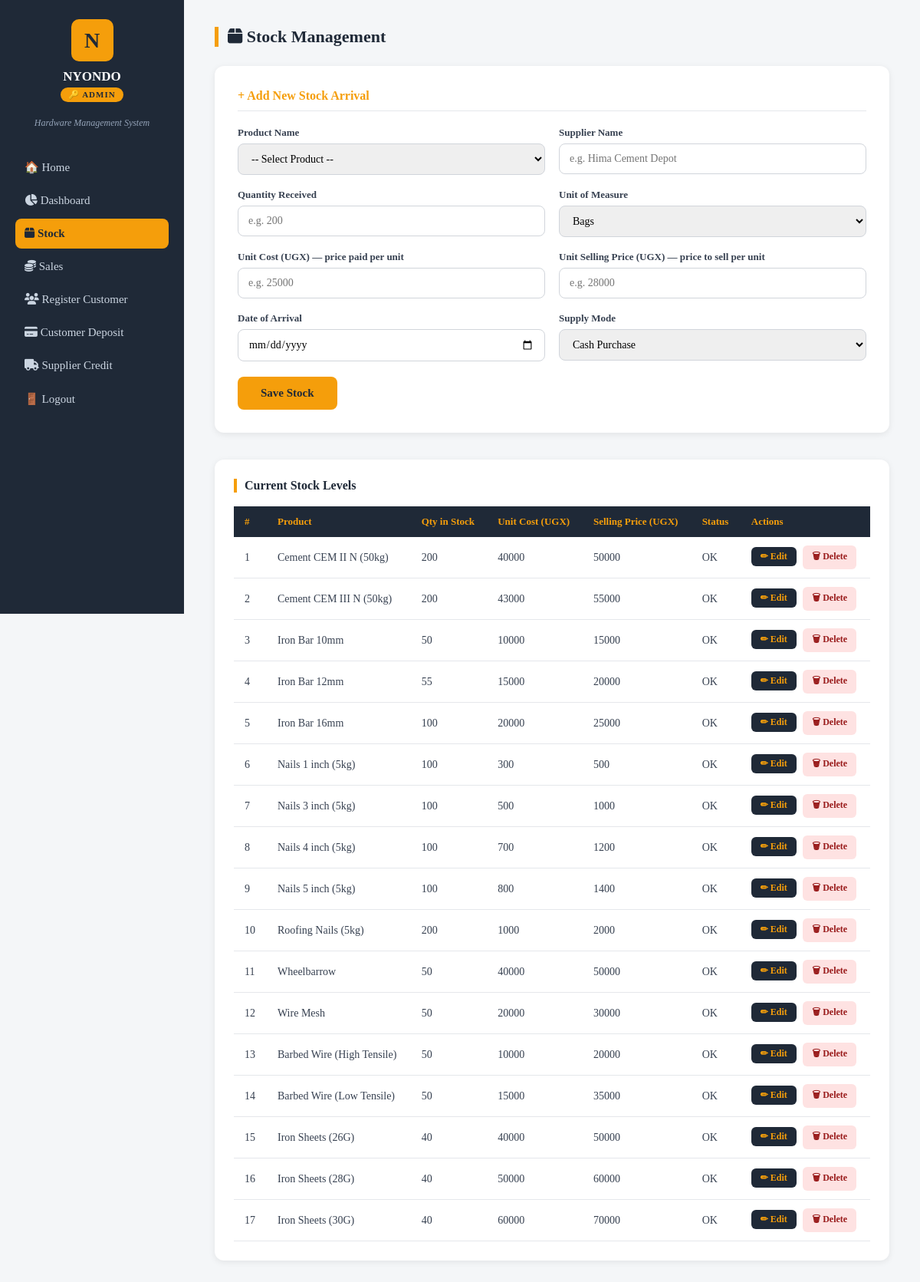
The app's page /stock/ (signed in), older data.
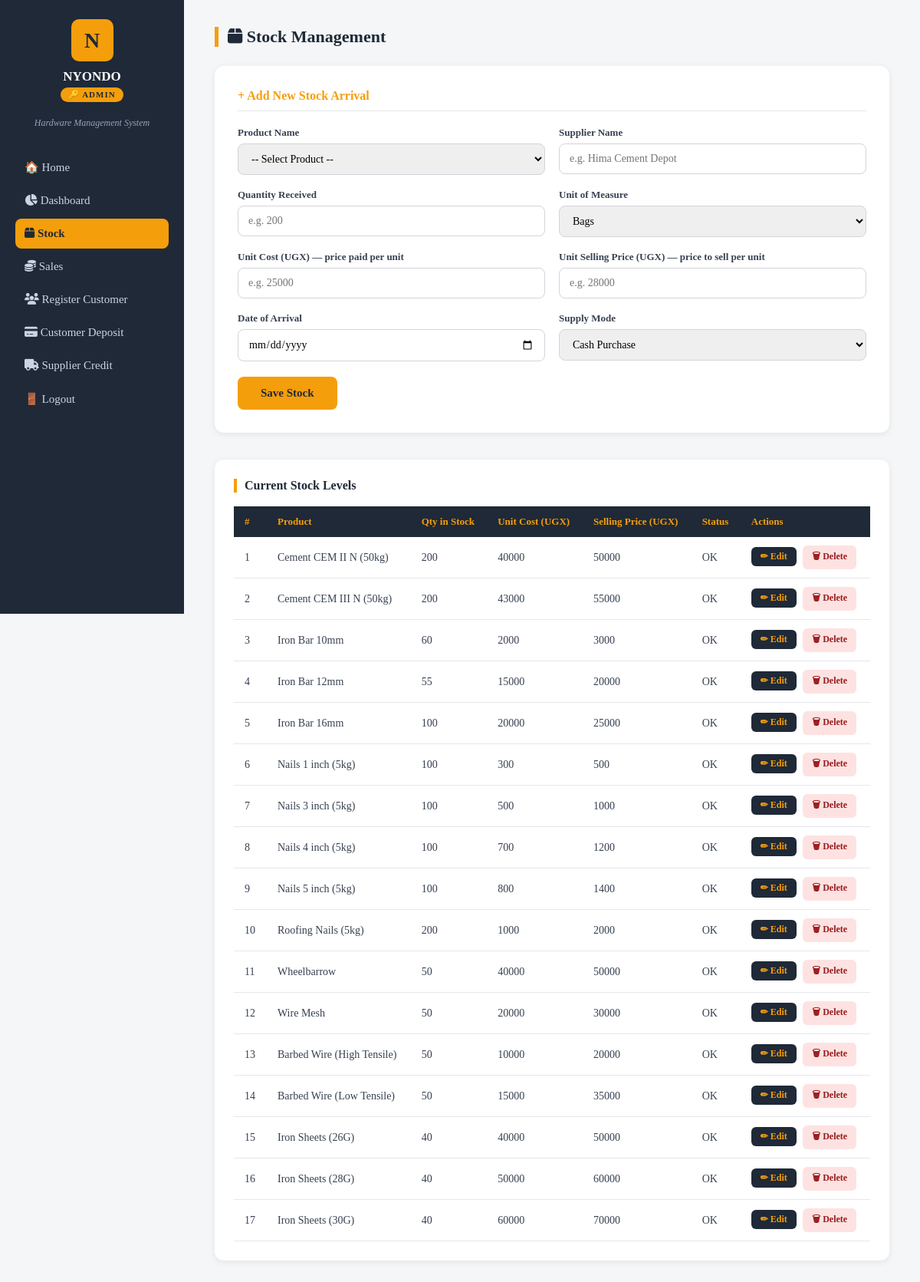
The same page, newer data.
### nyondoapp/models.py (models this page shows, shortened)
class Product(models.Model):
    name = models.CharField(max_length=200)
    unit_cost = models.DecimalField(max_digits=10, decimal_places=2)  # buying price
    unit_price = models.DecimalField(max_digits=10, decimal_places=2)  # selling price
    quantity = models.IntegerField(default=0)  # current stock level

### nyondoapp/views.py (the view, shortened to what this page needs)
# urls.py: path('stock/', views.stock, name='stock'),
@login_required
def stock(request):
    role = get_user_role(request.user)
    if role == 'salesperson':
        messages.error(request, 'You are not authorized to access stock management.')
        return redirect('/dashboard/salesperson/')
    products = Product.objects.all()
    return render(request, 'stock.html', {'products': products})

### nyondoapp/views.py (called while the page is built)
def get_user_role(user):
    groups = user.groups.values_list('name', flat=True)
    if 'admin' in groups:
        return 'admin'
    elif 'salesperson' in groups:
        return 'salesperson'
    elif 'stockmanager' in groups:
        return 'stockmanager'
    return None

### nyondoapp/templates/stock.html (shortened to what the changed rows need)
<!doctype html>
<html lang="en">
  <head>
    <link rel="stylesheet" href="https://cdnjs.cloudflare.com/ajax/libs/font-awesome/6.5.1/css/all.min.css" />
  </head>
  <body>
    <div class="sidebar">
      <h2>NYONDO</h2>
    </div>
    <div class="main">
      <div class="table-section">
        <table>
          <thead>
            <tr>
              <th>#</th>
              <th>Product</th>
              <th>Qty in Stock</th>
              <th>Unit Cost (UGX)</th>
              <th>Selling Price (UGX)</th>
              <th>Status</th>
              {% if request.user.groups.all.0.name != 'salesperson' %}
              <th>Actions</th>
              {% endif %}
            </tr>
          </thead>
          <tbody>
            {% for product in products %}
            <tr>
              <td>{{ forloop.counter }}</td>
              <td>{{ product.name }}</td>
              <td>{{ product.quantity }}</td>
              <td>{{ product.unit_cost|floatformat:0 }}</td>
              <td>{{ product.unit_price|floatformat:0 }}</td>
              <td>
                {% if product.quantity < 10 %}
                <span class="low">⚠ Low</span>
                {% else %} OK {% endif %}
              </td>
              {% if request.user.groups.all.0.name != 'salesperson' %}
              <td>
                <a href="/stock/edit/{{ product.id }}/" class="btn-edit"
                  >✏ Edit</a
                >
                <a
                  href="/stock/delete/{{ product.id }}/"
                  class="btn-delete"
                  onclick="return confirm('Are you sure you want to delete {{ product.name }}?')"
                >
                  🗑 Delete
                </a>
              </td>
              {% endif %}
            </tr>
            {% endfor %}
          </tbody>
        </table>
      </div>
    </div>
  </body>
</html>

Row changes from the older to the newer data that the page shows:
changed Product "Iron Bar 10mm": quantity "50" → "60"; unit_cost "10000" → "2000"; unit_price "15000" → "3000"
